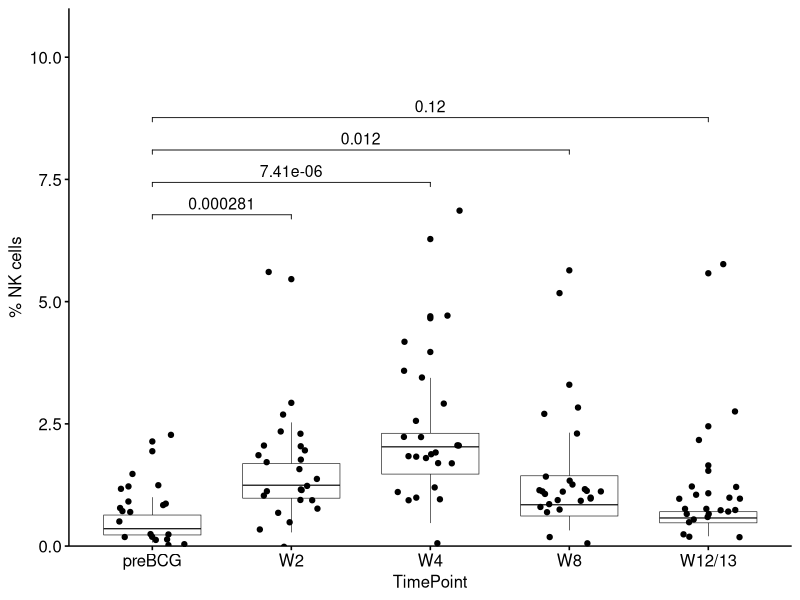
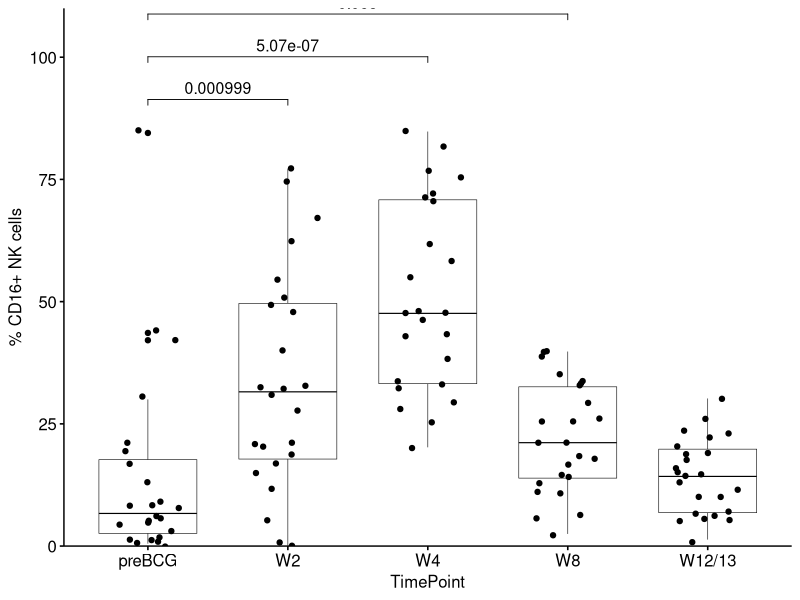
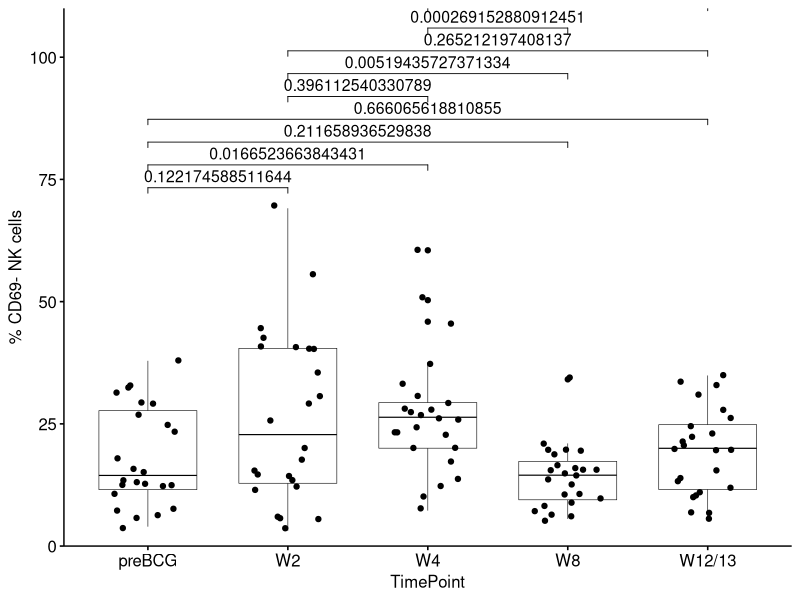
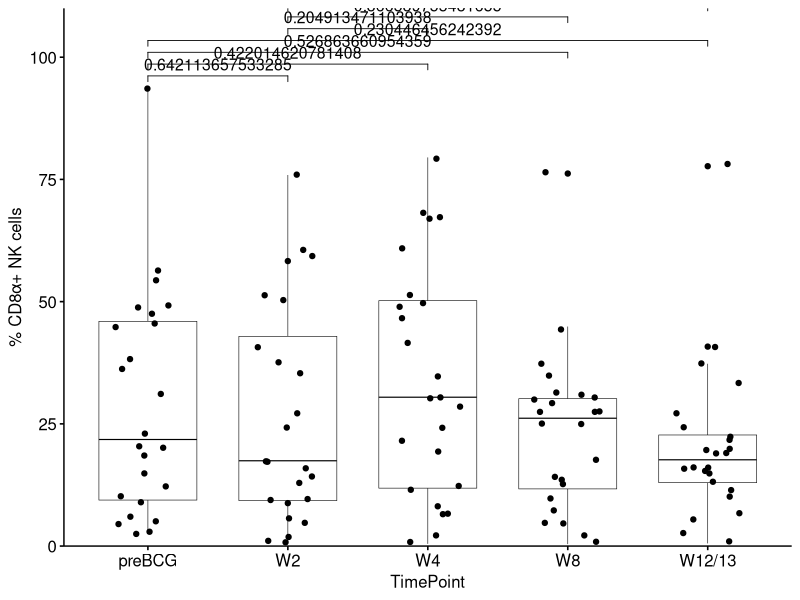
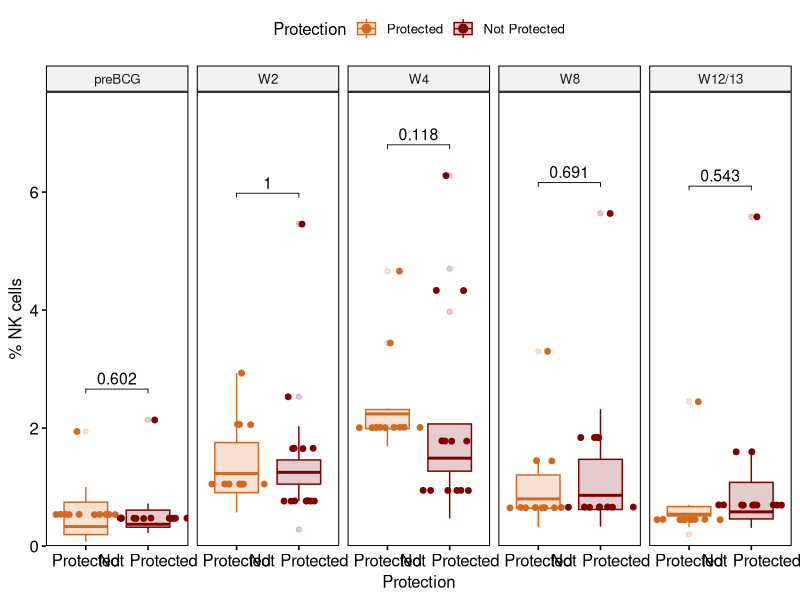
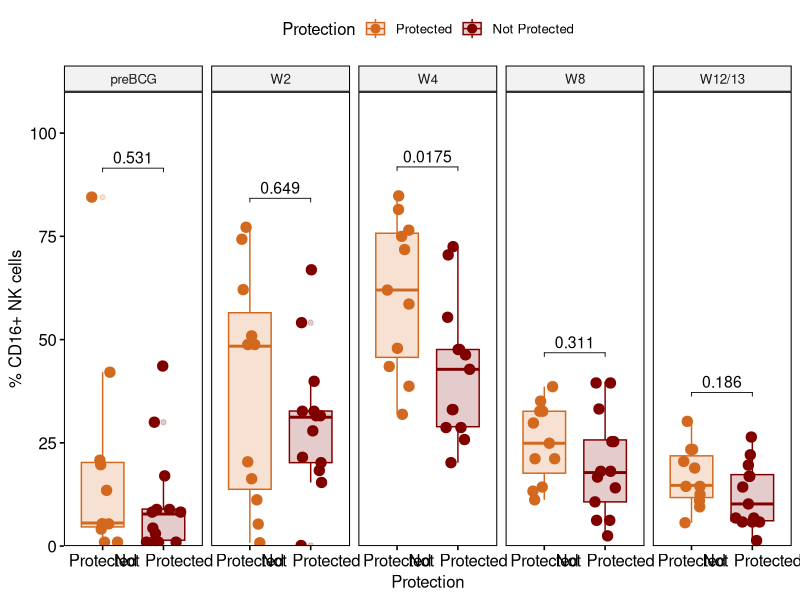
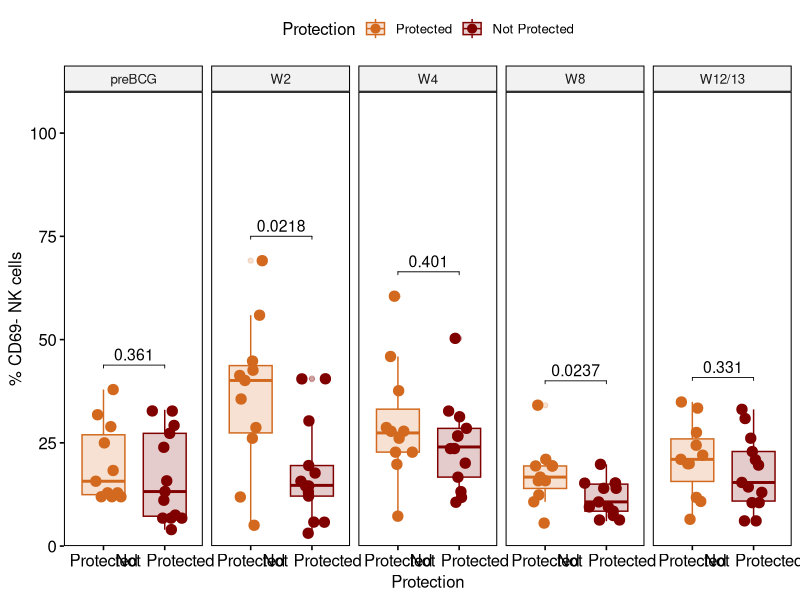
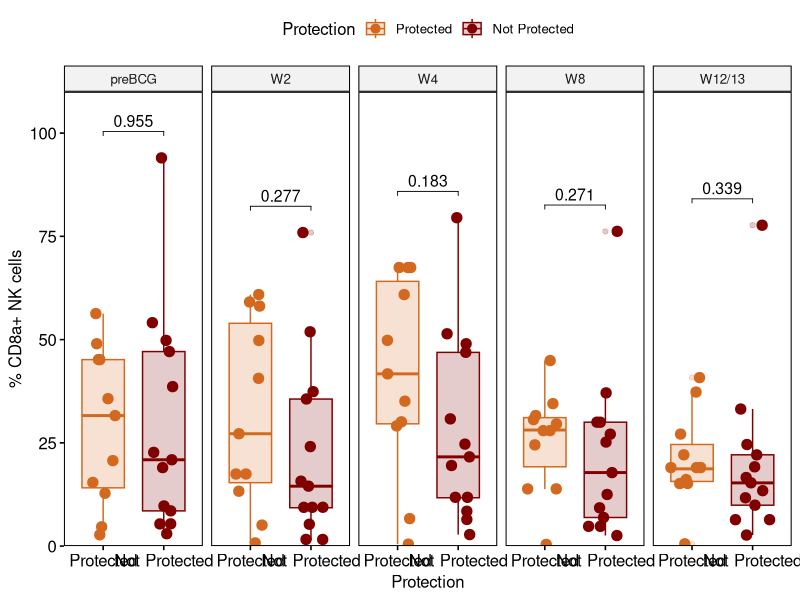

Here is the R script that generated these plots, in order: (Note: this script raises an error after producing the figures.)

# Load the necessary libraries
library(tidyverse)
library(dplyr)
library(ggplot2)
library(cowplot)
library(viridis)
library(ggpubr)
library(rstatix)  
library(ggpubr)  # For easy data-visualization

# Read in the CSVs
Fig4 <- read.csv("text/Fig4.csv")
Fig4$TimePoint <- factor(Fig4$TimePoint,levels = c("preBCG", "W2", "W4", "W8", "W12/13"))

### Fig ABC
#### Total NK cells

a <- ggboxplot(Fig4, x = "TimePoint", y = "NK", id = "NHP", size = 0.2,
               ylim = c(0, 10)) + geom_jitter(width=0.24, height=0.6) +
  ylab("% NK cells")
a_test <- Fig4 %>% t_test(NK ~ TimePoint, paired = TRUE, ref.group = "preBCG")  %>%
  adjust_pvalue() %>%  add_significance("p.adj") %>% add_xy_position(x = "TimePoint")
ap <- a +
  stat_pvalue_manual(a_test, label = "p", , tip.length = 0.01, size = 4) +
  scale_y_continuous(expand = expansion(mult = c(0, 0.1)))
ap

#### CD16+ NK cells

b <- ggboxplot(Fig4, x = "TimePoint", y = "CD16", id = "NHP", size = 0.2,
               ylim = c(0, 100)) + geom_jitter(width=0.24, height=0.6) +
  ylab("% CD16+ NK cells")
b_test <- Fig4 %>% t_test(CD16 ~ TimePoint, paired = TRUE, ref.group = "preBCG")  %>%
  adjust_pvalue() %>%  add_significance("p.adj") %>% add_xy_position(x = "TimePoint")
bp <-  b +
  stat_pvalue_manual(b_test, label = "p", , tip.length = 0.01, size = 4) +
  scale_y_continuous(expand = expansion(mult = c(0, 0.1)))
bp

#### CD69- NK cells

c <- ggboxplot(Fig4, x = "TimePoint", y = "CD69neg", id = "NHP", size = 0.2,
               ylim = c(0, 100)) + geom_jitter(width=0.24, height=0.6) +
  ylab("% CD69- NK cells")
c_test <- Fig4 %>% dunn_test(CD69neg ~ TimePoint)  %>%
  adjust_pvalue() %>%  add_significance("p.adj") %>% add_xy_position(x = "TimePoint")
cp <-  c +
  stat_pvalue_manual(c_test, label = "p", , tip.length = 0.01, size = 4) +
  scale_y_continuous(expand = expansion(mult = c(0, 0.1)))
cp

#### CD8+ NK cells

d <- ggboxplot(Fig4, x = "TimePoint", y = "CD8", id = "NHP", size = 0.2,
               ylim = c(0, 100)) + geom_jitter(width=0.24, height=0.6) +
  ylab("% CD8α+ NK cells")
d_test <- Fig4 %>% dunn_test(CD8 ~ TimePoint)  %>%
  adjust_pvalue() %>%  add_significance("p.adj") %>% add_xy_position(x = "TimePoint")
dp <-  d +
  stat_pvalue_manual(d_test, label = "p", , tip.length = 0.01, size = 4) +
  scale_y_continuous(expand = expansion(mult = c(0, 0.1)))
dp
### Protection
#### Total NK cells
d <- ggboxplot(Fig4, x = "Protection", y = "NK",
               fill = "Protection", color = "Protection", palette = c("#D2691E", "#800000"), alpha = 0.2, facet.by = "TimePoint", ncol = 5, ylim = c(0, 7)) +
  geom_dotplot(aes(fill = Protection, color = Protection),
               binwidth = 1, binaxis='y', stackdir='center', dotsize = 0.1,
               position = position_jitter(0.2)) + ylab("% NK cells")
d_test <- Fig4 %>% group_by(TimePoint) %>% wilcox_test(NK ~ Protection)  %>%
  adjust_pvalue() %>%  add_significance("p.adj") %>% add_xy_position(x = "Protection")
dp <- d +
  stat_pvalue_manual(d_test, label = "p", , tip.length = 0.01, size = 4) +
  scale_y_continuous(expand = expansion(mult = c(0, 0.1)))
dp

#### CD16+ NK cells
e <- ggboxplot(Fig4, x = "Protection", y = "CD16",
               fill = "Protection", color = "Protection", palette = c("#D2691E", "#800000"), alpha = 0.2, facet.by = "TimePoint", ncol = 5, ylim = c(0, 100)) +
  geom_dotplot(aes(fill = Protection, color = Protection),
               binwidth = 1, binaxis='y', stackdir='center', dotsize = 2.5,
              position = position_jitter(0.2)) + ylab("% CD16+ NK cells")
e_test <- Fig4 %>% group_by(TimePoint) %>% wilcox_test(CD16 ~ Protection)  %>%
  adjust_pvalue() %>%  add_significance("p.adj") %>% add_xy_position(x = "Protection")
ep <- e +
  stat_pvalue_manual(e_test, label = "p", , tip.length = 0.01, size = 4) +
  scale_y_continuous(expand = expansion(mult = c(0, 0.1)))
ep

#### CD69- NK cells
f <- ggboxplot(Fig4, x = "Protection", y = "CD69neg",
               fill = "Protection", color = "Protection", palette = c("#D2691E", "#800000"), alpha = 0.2, facet.by = "TimePoint", ncol = 5, ylim = c(0, 100)) +
  geom_dotplot(aes(fill = Protection, color = Protection),
               binwidth = 1, binaxis='y', stackdir='center', dotsize = 2.5,
               position = position_jitter(0.2)) + ylab("% CD69- NK cells")
f_test <- Fig4 %>% group_by(TimePoint) %>% wilcox_test(CD69neg ~ Protection)  %>%
  adjust_pvalue() %>%  add_significance("p.adj") %>% add_xy_position(x = "Protection")
fp <- f +
  stat_pvalue_manual(f_test, label = "p", , tip.length = 0.01, size = 4) +
  scale_y_continuous(expand = expansion(mult = c(0, 0.1)))
fp

#### CD8a NK cells
f <- ggboxplot(Fig4, x = "Protection", y = "CD8",
               fill = "Protection", color = "Protection", palette = c("#D2691E", "#800000"), alpha = 0.2, facet.by = "TimePoint", ncol = 5, ylim = c(0, 100)) +
  geom_dotplot(aes(fill = Protection, color = Protection),
               binwidth = 1, binaxis='y', stackdir='center', dotsize = 2.5,
               position = position_jitter(0.2)) + ylab("% CD8a+ NK cells")
f_test <- Fig4 %>% group_by(TimePoint) %>% wilcox_test(CD8 ~ Protection)  %>%
  adjust_pvalue() %>%  add_significance("p.adj") %>% add_xy_position(x = "Protection")
fp <- f +
  stat_pvalue_manual(f_test, label = "p", , tip.length = 0.01, size = 4) +
  scale_y_continuous(expand = expansion(mult = c(0, 0.1)))
fp
### End
b <- ggboxplot(Fig4, x = "Protection", y = "NK_count",
               fill = "Protection", color = "Protection", palette = c("#D2691E", "#800000"), alpha = 0.2, facet.by = "TimePoint", ncol = 5, ylim = c(0, 85000)) +
  geom_dotplot(
    aes(fill = Protection, color = Protection),
    binaxis='y', stackdir='center', dotsize = 1.2,
    position = position_dodge(0.8)) + ylab("NK Count")
b_test <- Fig4 %>% group_by(TimePoint) %>% wilcox_test(NK_count ~ Protection)  %>%
  adjust_pvalue() %>%  add_significance("p.adj") %>% add_xy_position(x = "Protection")
bp <- b +
  stat_pvalue_manual(b_test, label = "p", , tip.length = 0.01, size = 4) +
  scale_y_continuous(expand = expansion(mult = c(0, 0.1)))

bp
